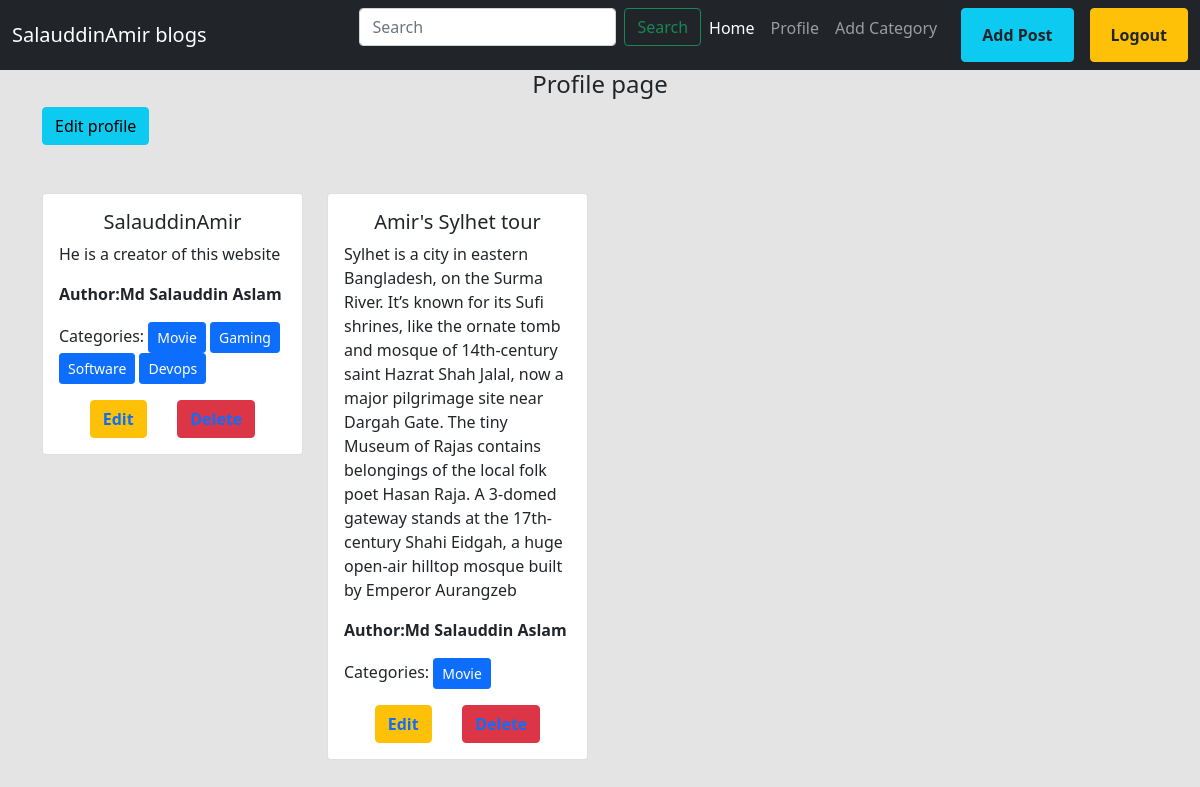
The app's page /author/profile/ (signed in) with its own data.
### post/models.py (models this page shows, shortened)
class post(models.Model):
    title = models.CharField(max_length=50)
    content =models.TextField()
    category=models.ManyToManyField(Category)
    author = models.ForeignKey(User, on_delete =models.CASCADE)
    image=models.ImageField(upload_to ='post/media/uploads/',blank=True,null=True)

### categories/models.py (models this page shows, shortened)
class Category(models.Model):
    name=models.CharField(max_length=100)
    slug = models.SlugField(max_length=100,null=True,blank=True,unique=True)

### author/views.py (the view)
# urls.py: path('profile/',views.profile,name='profile' ),
@login_required
def profile(request):
     data=post.objects.filter(author=request.user)
     return render(request,'profile.html',{'data':data,'type':"Change User Data"})

### author/templates/profile.html
{% extends "base.html" %}
{% load crispy_forms_tags%}
{% block content %}
   <div>
    <h4 class="text-center">Profile page</h4>
   </div>
  <div>
    <a href="{% url 'update_profile'%}" class="btn btn-info">Edit profile</a>
  </div>
  <div>
    <div class="row mt-5">
        {% for i in data%}
        <div class="col-sm-3">
           <div class="card ">
             <div class="card-body ">
               <h5 class="card-title text-center">{{i.title}}</h5>
               <p class="card-text">{{i.content}}</p>
               <p class="fw-bold">Author:{{i.author.first_name}} {{i.author.last_name}}</p>
           <p>   Categories:
               {% for j in i.category.all %}
             <button href="#" class="btn btn-primary btn-sm"> {{j.name}}</button>
               {% endfor %}
           </p>
           <div class="d-flex justify-content-evenly">
               <button class="btn btn-warning"><a href="{% url 'updated_post' i.id %}" class="text-decoration-none fw-bold ">Edit</a> </button>
               <button class="btn btn-danger"><a href="{% url 'delete_post' i.id %}" class="text-decoration-none fw-bold ">Delete</a> </button>
           </div>
             </div>
           </div>
         </div>
       {% endfor %}
  </div>
{% endblock content %}

### records on screen
post: title "SalauddinAmir", content "He is a creator of this website", author.first_name "Md Salauddin", author.last_name "Aslam"
Category: name "Movie"
Category: name "Gaming"
Category: name "Software"
Category: name "Devops"
post: title "Amir's Sylhet tour", content "Sylhet is a city in eastern Bangladesh, on the Surma River. It’s known for its Sufi shrines, like the ornate tomb and mosque of 14th-century saint Hazrat Shah Jalal, now a major pilgrimage site near Dargah Gate. The tiny Museum of Rajas contains belongings of the local folk poet Hasan Raja. A 3-domed gateway stands at the 17th-century Shahi Eidgah, a huge open-air hilltop mosque built by Emperor Aurangzeb", author.first_name "Md Salauddin", author.last_name "Aslam"
